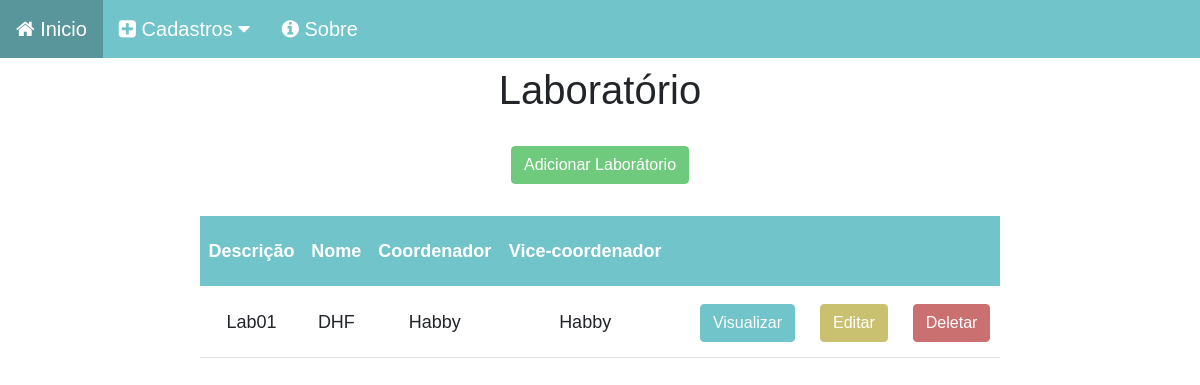
Page /laboratorio/ on the earlier database version.
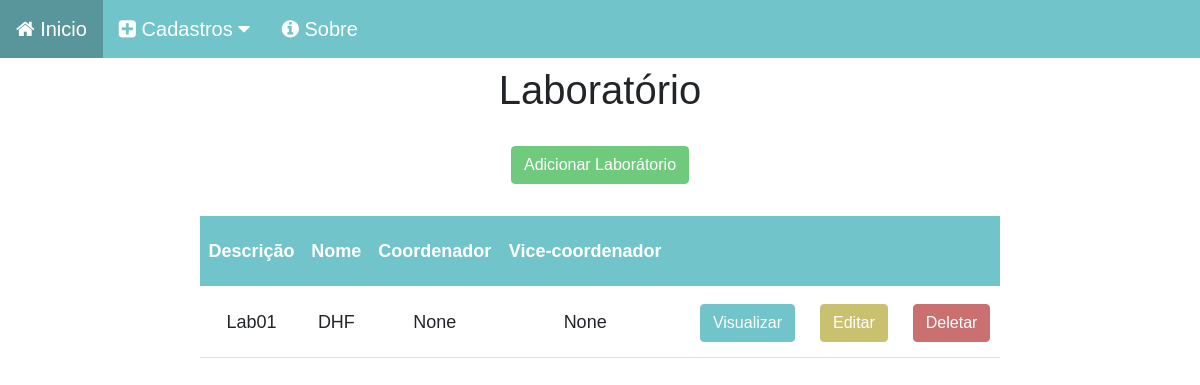
Same page on the later database version.
### laboratorio_app/models.py (models this page shows, shortened)
class Lab(models.Model):
    descricao = models.CharField(max_length=60)
    nome = models.CharField(max_length=60)
    coordenador = models.ForeignKey(Membro,on_delete=models.SET_NULL, related_name='coordenador', null=True, blank=True)
    vice_coordenador = models.ForeignKey(Membro, on_delete=models.SET_NULL, related_name='vice_coordenador', null=True, blank=True)

### membros_app/models.py (models this page shows)
class Membro(models.Model):
    nome = models.CharField(max_length=60)
    email = models.CharField(max_length=30)
    telefone = models.CharField(max_length=20)
    laboratorio = models.ForeignKey(to='laboratorio_app.Lab', on_delete=models.CASCADE,null=True, blank=True)
    membro_perfil = models.ForeignKey(Perfil, on_delete=models.CASCADE, null=True, blank=True)
    def __str__(self):
        return self.nome

### laboratorio_app/views.py (the view)
# urls.py: path('', views.home, name='home'),
def home(request):
    data = {}
    data['db'] = Lab.objects.all()
    return render(request,'index.html',data)

### laboratorio_app/templates/index.html (shortened to what this page needs)
{% load static %}
<!DOCTYPE html>
<html lang="pt-br">
<head>
    <link href="https://cdn.jsdelivr.net/npm/bootstrap@5.0.2/dist/css/bootstrap.min.css" rel="stylesheet">
    <link rel="stylesheet" href="{% static 'css/estilo.css' %}">
    <link rel="stylesheet" href="{% static 'css/line.css' %}">
    <link rel="stylesheet" href="https://cdnjs.cloudflare.com/ajax/libs/font-awesome/4.7.0/css/font-awesome.min.css">
    <link rel="stylesheet" href="{% static 'css/font-awesome.min.css' %}">
</head>
<body>
    <div class="navbar-css">
        <a href="/">
            <i class="fa fa-home" aria-hidden="true"></i>
            Inicio
        </a>
        <div class="dropdown-css">
          <button class="dropbtn-css">
            <i class="fa fa-plus-square" aria-hidden="true"></i>
            Cadastros
            <i class="fa fa-caret-down"></i>
          </button>
        </div>
        <a href="#">
            <i class="fa fa-info-circle" aria-hidden="true"></i>
            Sobre
        </a>
    </div>
    <div class='col-8 m-auto pt-2 pb-2 text-center'>
        <h1>Laboratório</h1>
    </div>
    <div class='col-8 m-auto pt-3 pb-2 text-center'>
        <a href="{% url 'laboratorio:form'%}" class="btn btn-add">Adicionar Laborátorio</a>
    </div>
    {% if db %}
    <div class='col-8 m-auto pt-4 pb-2 text-center'>
        <table class="table">
            <thead class="thead-dark">
              <tr>
                {% block th %}
                <th scope="col">Descrição</th>
                <th scope="col">Nome</th>
                <th scope="col">Coordenador</th>
                <th scope="col">Vice-coordenador</th>
                <th scope="col"></th>
                {% endblock th %}
              </tr>
            </thead>
            <tbody>
                {% for dbs in db %}
                    <tr>
                        {% block linhas %}
                        <td>{{dbs.descricao}}</td>
                        <td>{{dbs.nome}}</td>
                        <td>{{dbs.coordenador}}</td>
                        <td>{{dbs.vice_coordenador}}</td>
                        <td>
                            <a href="{% url 'laboratorio:view' dbs.id %}" class="btn btn-view">Visualizar</a>
                            <a href="{% url 'laboratorio:edit' dbs.id %}" class="btn btn-edit">Editar</a>
                            <a href="{% url 'laboratorio:delete' dbs.id %}" class="btn btn-delete">Deletar</a>
                        </td>
                        {% endblock linhas %}
                    </tr>
                {% endfor %}
            </tbody>
        </table>
    </div>
    {% else %}
    <h1 class ='text-center mt-5'>
        Não há laboratorios cadastrados
    </h1>
    {% endif %}
</body>
</html>

Differences in the rows shown:
changed Lab "Lab01": coordenador "Habby" → "None"; vice_coordenador "Habby" → "None"
